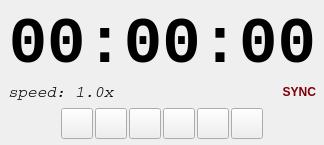
<?xml version="1.0" encoding="UTF-8"?>
<ui version="4.0">
 <class>status_window</class>
 <widget class="QWidget" name="status_window">
  <property name="windowModality">
   <enum>Qt::NonModal</enum>
  </property>
  <property name="geometry">
   <rect>
    <x>0</x>
    <y>0</y>
    <width>247</width>
    <height>132</height>
   </rect>
  </property>
  <property name="maximumSize">
   <size>
    <width>247</width>
    <height>132</height>
   </size>
  </property>
  <property name="windowTitle">
   <string>ScoreBee - Status</string>
  </property>
  <layout class="QVBoxLayout" name="verticalLayout">
   <property name="spacing">
    <number>0</number>
   </property>
   <property name="leftMargin">
    <number>8</number>
   </property>
   <property name="topMargin">
    <number>8</number>
   </property>
   <property name="rightMargin">
    <number>8</number>
   </property>
   <property name="bottomMargin">
    <number>6</number>
   </property>
   <item>
    <widget class="QLabel" name="time">
     <property name="font">
      <font>
       <family>Courier New</family>
       <pointsize>48</pointsize>
       <weight>75</weight>
       <bold>true</bold>
      </font>
     </property>
     <property name="autoFillBackground">
      <bool>false</bool>
     </property>
     <property name="text">
      <string>00:00:00</string>
     </property>
     <property name="textFormat">
      <enum>Qt::PlainText</enum>
     </property>
     <property name="scaledContents">
      <bool>false</bool>
     </property>
     <property name="alignment">
      <set>Qt::AlignRight|Qt::AlignTrailing|Qt::AlignVCenter</set>
     </property>
    </widget>
   </item>
   <item>
    <layout class="QHBoxLayout" name="horizontalLayout_2">
     <item>
      <widget class="QLabel" name="speed">
       <property name="font">
        <font>
         <family>Courier</family>
         <pointsize>12</pointsize>
         <italic>true</italic>
        </font>
       </property>
       <property name="text">
        <string>speed: 1.0x</string>
       </property>
      </widget>
     </item>
     <item>
      <spacer name="horizontalSpacer_3">
       <property name="orientation">
        <enum>Qt::Horizontal</enum>
       </property>
       <property name="sizeHint" stdset="0">
        <size>
         <width>40</width>
         <height>20</height>
        </size>
       </property>
      </spacer>
     </item>
     <item>
      <widget class="QLabel" name="sync">
       <property name="font">
        <font>
         <weight>75</weight>
         <bold>true</bold>
        </font>
       </property>
       <property name="styleSheet">
        <string notr="true">color: rgb(125, 0, 9)</string>
       </property>
       <property name="text">
        <string>SYNC</string>
       </property>
       <property name="alignment">
        <set>Qt::AlignRight|Qt::AlignTrailing|Qt::AlignVCenter</set>
       </property>
      </widget>
     </item>
    </layout>
   </item>
   <item>
    <spacer name="verticalSpacer">
     <property name="orientation">
      <enum>Qt::Vertical</enum>
     </property>
     <property name="sizeHint" stdset="0">
      <size>
       <width>20</width>
       <height>40</height>
      </size>
     </property>
    </spacer>
   </item>
   <item>
    <layout class="QHBoxLayout" name="horizontalLayout">
     <property name="spacing">
      <number>2</number>
     </property>
     <property name="topMargin">
      <number>6</number>
     </property>
     <item>
      <spacer name="horizontalSpacer">
       <property name="orientation">
        <enum>Qt::Horizontal</enum>
       </property>
       <property name="sizeHint" stdset="0">
        <size>
         <width>40</width>
         <height>20</height>
        </size>
       </property>
      </spacer>
     </item>
     <item>
      <widget class="QToolButton" name="go_to_start">
       <property name="text">
        <string/>
       </property>
       <property name="icon">
        <iconset resource="status_window.qrc">
         <normaloff>:/icons/sweetie/24-arrow-first.png</normaloff>:/icons/sweetie/24-arrow-first.png</iconset>
       </property>
       <property name="iconSize">
        <size>
         <width>24</width>
         <height>24</height>
        </size>
       </property>
       <property name="autoRaise">
        <bool>false</bool>
       </property>
      </widget>
     </item>
     <item>
      <widget class="QToolButton" name="rewind">
       <property name="text">
        <string/>
       </property>
       <property name="icon">
        <iconset resource="status_window.qrc">
         <normaloff>:/icons/sweetie/24-arrow-back.png</normaloff>:/icons/sweetie/24-arrow-back.png</iconset>
       </property>
       <property name="iconSize">
        <size>
         <width>24</width>
         <height>24</height>
        </size>
       </property>
       <property name="autoRaise">
        <bool>false</bool>
       </property>
      </widget>
     </item>
     <item>
      <widget class="QToolButton" name="play_backwards">
       <property name="text">
        <string/>
       </property>
       <property name="icon">
        <iconset resource="status_window.qrc">
         <normaloff>:/icons/sweetie/24-arrow-previous.png</normaloff>:/icons/sweetie/24-arrow-previous.png</iconset>
       </property>
       <property name="iconSize">
        <size>
         <width>24</width>
         <height>24</height>
        </size>
       </property>
       <property name="autoRaise">
        <bool>false</bool>
       </property>
      </widget>
     </item>
     <item>
      <widget class="QToolButton" name="pause">
       <property name="text">
        <string/>
       </property>
       <property name="icon">
        <iconset resource="status_window.qrc">
         <normaloff>:/icons/sweetie/24-control-pause.png</normaloff>:/icons/sweetie/24-control-pause.png</iconset>
       </property>
       <property name="iconSize">
        <size>
         <width>24</width>
         <height>24</height>
        </size>
       </property>
       <property name="autoRaise">
        <bool>false</bool>
       </property>
      </widget>
     </item>
     <item>
      <widget class="QToolButton" name="play">
       <property name="text">
        <string/>
       </property>
       <property name="icon">
        <iconset resource="status_window.qrc">
         <normaloff>:/icons/sweetie/24-arrow-next.png</normaloff>:/icons/sweetie/24-arrow-next.png</iconset>
       </property>
       <property name="iconSize">
        <size>
         <width>24</width>
         <height>24</height>
        </size>
       </property>
       <property name="autoRaise">
        <bool>false</bool>
       </property>
      </widget>
     </item>
     <item>
      <widget class="QToolButton" name="fast_forward">
       <property name="text">
        <string/>
       </property>
       <property name="icon">
        <iconset resource="status_window.qrc">
         <normaloff>:/icons/sweetie/24-arrow-forward.png</normaloff>:/icons/sweetie/24-arrow-forward.png</iconset>
       </property>
       <property name="iconSize">
        <size>
         <width>24</width>
         <height>24</height>
        </size>
       </property>
       <property name="autoRaise">
        <bool>false</bool>
       </property>
      </widget>
     </item>
     <item>
      <spacer name="horizontalSpacer_2">
       <property name="orientation">
        <enum>Qt::Horizontal</enum>
       </property>
       <property name="sizeHint" stdset="0">
        <size>
         <width>40</width>
         <height>20</height>
        </size>
       </property>
      </spacer>
     </item>
    </layout>
   </item>
  </layout>
 </widget>
 <resources>
  <include location="status_window.qrc"/>
 </resources>
 <connections/>
</ui>
